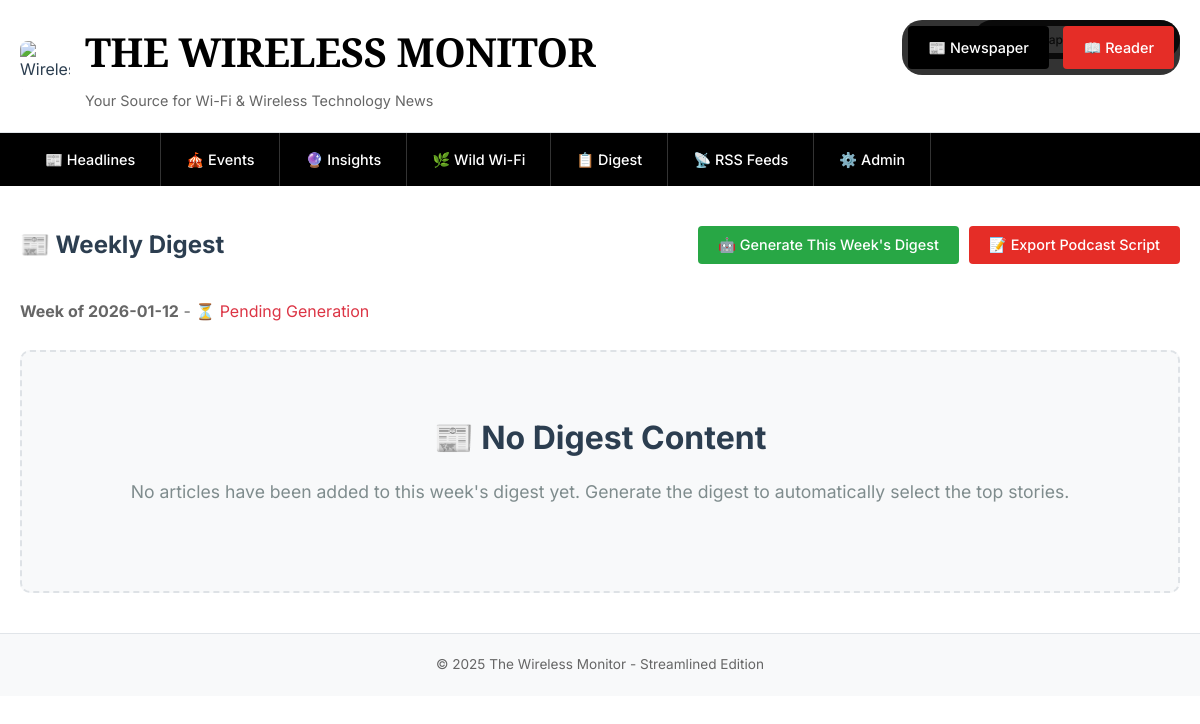
The page /weekly_digest on the database as committed earlier.
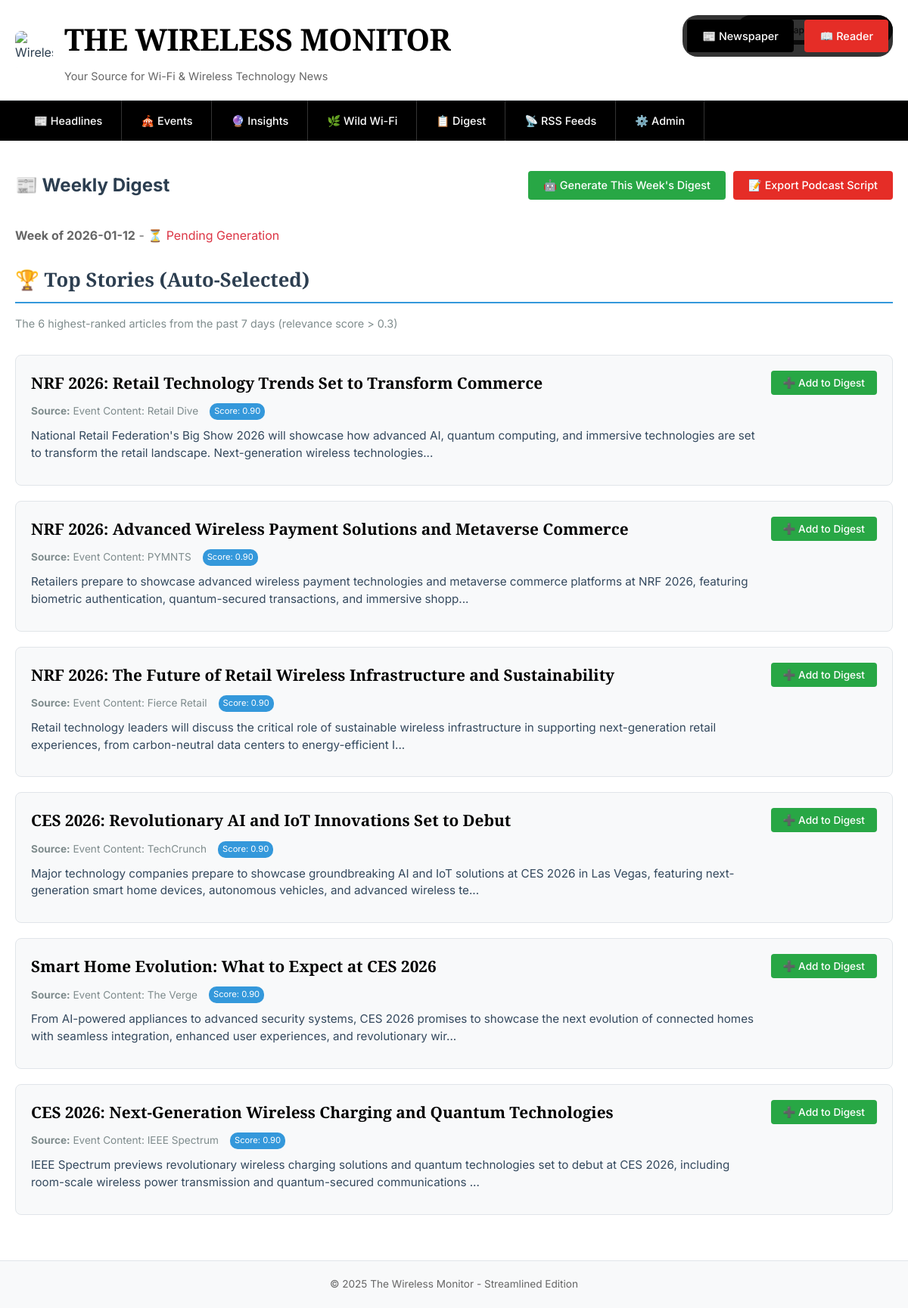
The same page on the database as committed later.
### tables this page shows
CREATE TABLE articles (
                id INTEGER PRIMARY KEY AUTOINCREMENT,
                feed_id INTEGER,
                title TEXT NOT NULL,
                url TEXT UNIQUE NOT NULL,
                description TEXT,
                content TEXT,
                published_date TIMESTAMP,
                relevance_score REAL DEFAULT 0,
                entertainment_score REAL DEFAULT 0,
                wifi_keywords TEXT,
                created_at TIMESTAMP DEFAULT CURRENT_TIMESTAMP, image_url TEXT,
                FOREIGN KEY (feed_id) REFERENCES rss_feeds (id)
            );

CREATE TABLE rss_feeds (
                id INTEGER PRIMARY KEY AUTOINCREMENT,
                name TEXT NOT NULL,
                url TEXT UNIQUE NOT NULL,
                active INTEGER DEFAULT 1,
                last_fetched TIMESTAMP,
                created_at TIMESTAMP DEFAULT CURRENT_TIMESTAMP
            );

### main.py (the view)
        @self.app.route('/weekly_digest')
        def weekly_digest():
            view_mode = request.args.get('view', 'newspaper')
            conn = self.get_db_connection()
            from datetime import datetime, timedelta
            today = datetime.now().date()
            week_start = today - timedelta(days=today.weekday())
            manual_articles = conn.execute('''
                SELECT wd.*, a.title, a.url, a.description, a.relevance_score, f.name as feed_name
                FROM weekly_digest wd
                JOIN articles a ON wd.article_id = a.id
                JOIN rss_feeds f ON a.feed_id = f.id
                WHERE wd.week_start = ?
                ORDER BY wd.added_at DESC
            ''', (week_start,)).fetchall()
            seven_days_ago = today - timedelta(days=7)
            top_articles = conn.execute('''
                SELECT a.*, f.name as feed_name
                FROM articles a
                JOIN rss_feeds f ON a.feed_id = f.id
                WHERE DATE(a.published_date) >= ?
                AND DATE(a.published_date) <= ?
                AND a.relevance_score > 0.3
                AND a.id NOT IN (SELECT article_id FROM weekly_digest WHERE week_start = ?)
                ORDER BY a.relevance_score DESC, a.published_date DESC
                LIMIT 6
            ''', (seven_days_ago, today, week_start)).fetchall()
            digest_status = conn.execute('''
                SELECT value FROM settings WHERE key = ?
            ''', (f'digest_generated_{week_start}',)).fetchone()
            conn.close()
            return render_template('weekly_digest.html',
                                 manual_articles=manual_articles,
                                 top_articles=top_articles,
                                 week_start=week_start,
                                 digest_generated=digest_status is not None,
                                 view_mode=view_mode)

### main.py (called while the page is built)
    def get_db_connection(self):
        conn = sqlite3.connect(self.db_path)
        conn.row_factory = sqlite3.Row
        return conn

### templates/weekly_digest.html (shortened to what the changed rows need)
{% extends "base.html" %}
{% block content %}
<div style="display: flex; justify-content: space-between; align-items: center; margin-bottom: {% if view_mode == 'reader' %}0{% else %}35px{% endif %}; ">
    <h2>📰 Weekly Digest</h2>
</div>
{% if top_articles %}
<div style="{% if view_mode == 'reader' %}padding: 0 20px; margin-bottom: 20px;{% else %}margin-bottom: 30px;{% endif %}">
    <h3 style="font-family: {% if view_mode == 'reader' %}'Arial', sans-serif{% else %}'Playfair Display', serif{% endif %}; font-size: {% if view_mode == 'reader' %}1.2rem{% else %}1.6rem{% endif %}; color: #2c3e50; margin-bottom: 15px; border-bottom: 2px solid #3498db; padding-bottom: 8px;">
        🏆 Top Stories (Auto-Selected)
    </h3>
    <p style="font-family: 'Inter', sans-serif; font-size: 0.9rem; color: #7f8c8d; margin-bottom: 20px;">
        The 6 highest-ranked articles from the past 7 days (relevance score > 0.3)
    </p>
</div>
{% for article in top_articles %}
<div class="{% if view_mode == 'reader' %}article{% else %}article{% endif %}" style="{% if view_mode == 'reader' %}border-bottom: 1px solid #f0f0f0; padding: 15px 20px; margin: 0; background: white;{% else %}border: 1px solid #e1e5e9; border-radius: 8px; padding: 20px; margin-bottom: 20px; background: #f8f9fa;{% endif %}">
    <div style="display: flex; justify-content: space-between; align-items: flex-start; gap: 15px;">
        <div style="flex: 1;">
            <h4 style="{% if view_mode == 'reader' %}font-family: 'Arial', sans-serif; font-size: 1rem; font-weight: bold; color: #1155cc; margin-bottom: 8px;{% else %}font-family: 'Playfair Display', serif; font-size: 1.3rem; font-weight: 600; color: #000; margin-bottom: 10px;{% endif %}">
                <a href="{{ article.url }}" target="_blank" style="{% if view_mode == 'reader' %}color: #1155cc; text-decoration: none;{% else %}color: #000; text-decoration: none;{% endif %}">
                    {{ article.title }}
                </a>
            </h4>
            <div style="{% if view_mode == 'reader' %}font-family: 'Arial', sans-serif; font-size: 0.8rem; color: #999; margin-bottom: 8px;{% else %}font-family: 'Inter', sans-serif; font-size: 0.85rem; color: #7f8c8d; margin-bottom: 10px; display: flex; align-items: center; gap: 15px;{% endif %}">
                <span><strong>Source:</strong> {{ article.feed_name }}</span>
                <span style="background: #3498db; color: white; padding: 2px 6px; border-radius: 10px; font-size: 0.7rem;">Score: {{ "%.2f"|format(article.relevance_score) }}</span>
            </div>
            <p style="{% if view_mode == 'reader' %}font-family: 'Arial', sans-serif; font-size: 0.9rem; line-height: 1.4; color: #666; margin-bottom: 8px;{% else %}font-family: 'Inter', sans-serif; font-size: 0.95rem; line-height: 1.5; color: #34495e; margin-bottom: 10px;{% endif %}">
                {{ article.description[:200] }}{% if article.description|length > 200 %}...{% endif %}
            </p>
        </div>
        <div>
            <button onclick="addToDigest({{ article.id }}, 'Top story of the week')" class="btn" style="{% if view_mode == 'reader' %}font-size: 0.8rem; padding: 6px 12px; background: #28a745;{% else %}font-size: 0.85rem; padding: 8px 16px; background: #28a745;{% endif %}">
                ➕ Add to Digest
            </button>
        </div>
    </div>
</div>
{% endfor %}
{% endif %}
{% if not manual_articles and not top_articles %}
<div style="text-align: center; padding: {% if view_mode == 'reader' %}40px 20px{% else %}60px 20px{% endif %}; color: {% if view_mode == 'reader' %}#666{% else %}#7f8c8d{% endif %}; {% if view_mode != 'reader' %}background: #f8f9fa; border-radius: 10px; border: 2px dashed #dee2e6;{% endif %}">
    <h3 style="font-family: {% if view_mode == 'reader' %}'Inter', sans-serif{% else %}'Inter', sans-serif{% endif %}; font-size: {% if view_mode == 'reader' %}1.4rem{% else %}2rem{% endif %}; margin-bottom: 15px; color: {% if view_mode == 'reader' %}#333{% else %}#2c3e50{% endif %};">📰 No Digest Content</h3>
    <p style="font-family: {% if view_mode == 'reader' %}'Inter', sans-serif{% else %}'Inter', sans-serif{% endif %}; font-size: {% if view_mode == 'reader' %}0.9rem{% else %}1.1rem{% endif %}; margin-bottom: 25px;">
        No articles have been added to this week's digest yet. Generate the digest to automatically select the top stories.
    </p>
</div>
{% endif %}
{% endblock %}

Rows that differ between the two databases and show on the page:
added articles: title "NRF 2026: Retail Technology Trends Set to Transform Commerce", feed_name "Event Content: Retail Dive", relevance_score "0.90", description "National Retail Federation's Big Show 2026 will showcase how advanced AI, quantum computing, and immersive technologies are set to transform the retail landscape. Next-generation wireless technologies"
added articles: title "NRF 2026: Advanced Wireless Payment Solutions and Metaverse Commerce", feed_name "Event Content: PYMNTS", relevance_score "0.90", description "Retailers prepare to showcase advanced wireless payment technologies and metaverse commerce platforms at NRF 2026, featuring biometric authentication, quantum-secured transactions, and immersive shopp"
added articles: title "NRF 2026: The Future of Retail Wireless Infrastructure and Sustainability", feed_name "Event Content: Fierce Retail", relevance_score "0.90", description "Retail technology leaders will discuss the critical role of sustainable wireless infrastructure in supporting next-generation retail experiences, from carbon-neutral data centers to energy-efficient I"
added articles: title "CES 2026: Revolutionary AI and IoT Innovations Set to Debut", feed_name "Event Content: TechCrunch", relevance_score "0.90", description "Major technology companies prepare to showcase groundbreaking AI and IoT solutions at CES 2026 in Las Vegas, featuring next-generation smart home devices, autonomous vehicles, and advanced wireless te"
added articles: title "Smart Home Evolution: What to Expect at CES 2026", feed_name "Event Content: The Verge", relevance_score "0.90", description "From AI-powered appliances to advanced security systems, CES 2026 promises to showcase the next evolution of connected homes with seamless integration, enhanced user experiences, and revolutionary wir"
added articles: title "CES 2026: Next-Generation Wireless Charging and Quantum Technologies", feed_name "Event Content: IEEE Spectrum", relevance_score "0.90", description "IEEE Spectrum previews revolutionary wireless charging solutions and quantum technologies set to debut at CES 2026, including room-scale wireless power transmission and quantum-secured communications"
Other text that changed with them:
text no longer shown: "📰 No Digest Content No articles have been added to this week's digest yet. Generate the digest to automatically select the top stories."
text now shown: "🏆 Top Stories (Auto-Selected) The 6 highest-ranked articles from the past 7 days (relevance score > 0.3)"
